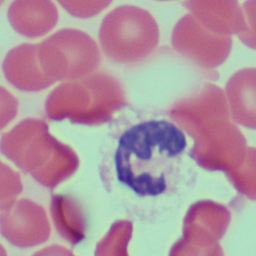
#> input picture Projeto-PDI/dataset/images/image-101.png, 256 x 256 px, found by its file name; its folder holds 4 pictures in this run
$ python Tratando_imagens.py
#> lines starting #> are read from the running program, lines starting #| are printed output that depends on the picture; after the words box and inside, x2 and y2 are one past the last pixel; in counts of white or black regions, pixels touching at a corner belong together
import os
from PIL import Image
import cv2
import matplotlib.pyplot as plt
import numpy as np


# Define o caminho para o diretório de entrada
imagens_dataset_entrada = ('/home/marciohenrique/UFS/Processamento de Imagens/Projeto Final/dataset/images')

# Define o caminho para o diretório de imagens tons de cinza
imagens_dataset_saida = ('/home/marciohenrique/UFS/Processamento de Imagens/Projeto Final/dataset/imagens_hsv')


# Cria o diretório de saída, caso não exista
if not os.path.exists(imagens_dataset_saida):
    os.makedirs(imagens_dataset_saida)

# Loop para processar todas as imagens do diretório de entrada
for lendo_imagens in os.listdir(imagens_dataset_entrada):

    # Verifica se o arquivo é uma imagem
    if lendo_imagens.endswith(".jpg") or lendo_imagens.endswith("j.peg") or lendo_imagens.endswith(".png"):

        #carregar imagens
        imagem=cv2.imread(os.path.join(imagens_dataset_entrada,lendo_imagens))
#> imagem is the input picture: shape (256, 256, 3); mean B, G, R 158.2, 146.3, 175
        #converter para espaços de cores HSV

        imagem_hsv=cv2.cvtColor(imagem,cv2.COLOR_BGR2HSV)
#> imagem_hsv: shape (256, 256, 3); mean H, S, V 122.5, 73.3, 187.2

        #Separar o componente da matriz vermelha
        min_cor_vermelha=np.array([150,100,100],np.uint8)
        max_cor_vermelho=np.array([180,255,255],np.uint8)
        kernel_vermelho=cv2.inRange(imagem_hsv,min_cor_vermelha,max_cor_vermelho)
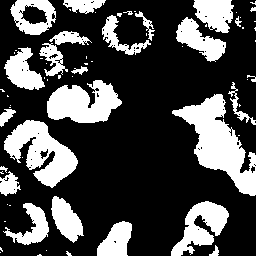
#> kernel_vermelho: shape (256, 256); 29.1% white; 68 white regions (42 under 20 px), largest, box (x1, y1, x2, y2) and area: (172, 94, 256, 196) 3507, (4, 120, 78, 188) 2503, (47, 80, 122, 123) 2171


        #definindo o diretório de saída
        caminho_imagem_hsv_saida=os.path.join(imagens_dataset_saida,lendo_imagens)

        #salvando imagem na cor vermelha

        cv2.imwrite(caminho_imagem_hsv_saida,kernel_vermelho)
#> pass 2 of the loop `for lendo_imagens in os.listdir(imagens_dataset_entrada):`:
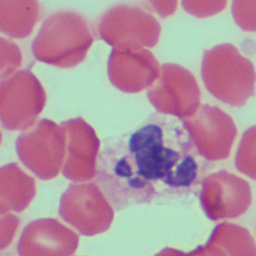
#> input picture Projeto-PDI/dataset/images/image-106.png, 256 x 256 px, found by its file name
#> imagem is the input picture: shape (256, 256, 3); mean B, G, R 159.5, 144.7, 177.7
#> imagem_hsv: shape (256, 256, 3); mean H, S, V 125.1, 78.2, 189.9
#> `kernel_vermelho=cv2.inRange(imagem_hsv,min_cor_vermelha,max_cor_vermel..`:
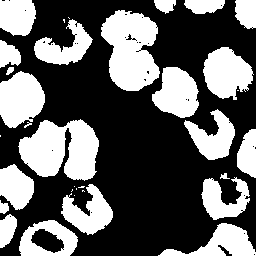
#> kernel_vermelho: shape (256, 256); 38.5% white; 33 white regions (11 under 20 px), largest, box (x1, y1, x2, y2) and area: (18, 119, 99, 181) 3477, (101, 10, 160, 91) 3360, (0, 71, 45, 128) 1904
#> pass 3 of the loop `for lendo_imagens in os.listdir(imagens_dataset_entrada):`:
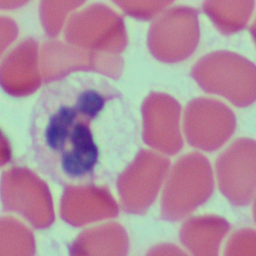
#> input picture Projeto-PDI/dataset/images/image-107.png, 256 x 256 px, found by its file name
#> imagem is the input picture: shape (256, 256, 3); mean B, G, R 158.1, 141.2, 175.4
#> imagem_hsv: shape (256, 256, 3); mean H, S, V 129.7, 74.5, 185.2
#> `kernel_vermelho=cv2.inRange(imagem_hsv,min_cor_vermelha,max_cor_vermel..`:
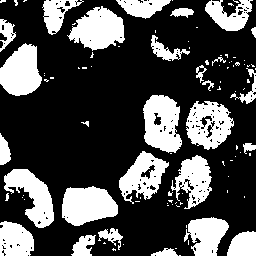
#> kernel_vermelho: shape (256, 256); 29.8% white; 100 white regions (71 under 20 px), largest, box (x1, y1, x2, y2) and area: (62, 186, 118, 226) 1675, (143, 95, 182, 153) 1666, (67, 6, 125, 51) 1645
#> the loop made 4 passes; the first 3 are shown
